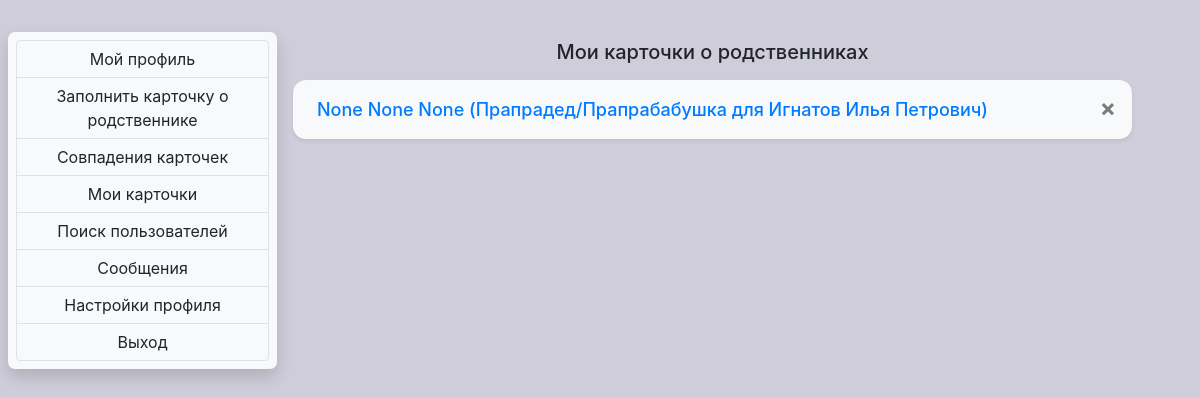
The page /mycards (signed in) on the database as committed earlier.
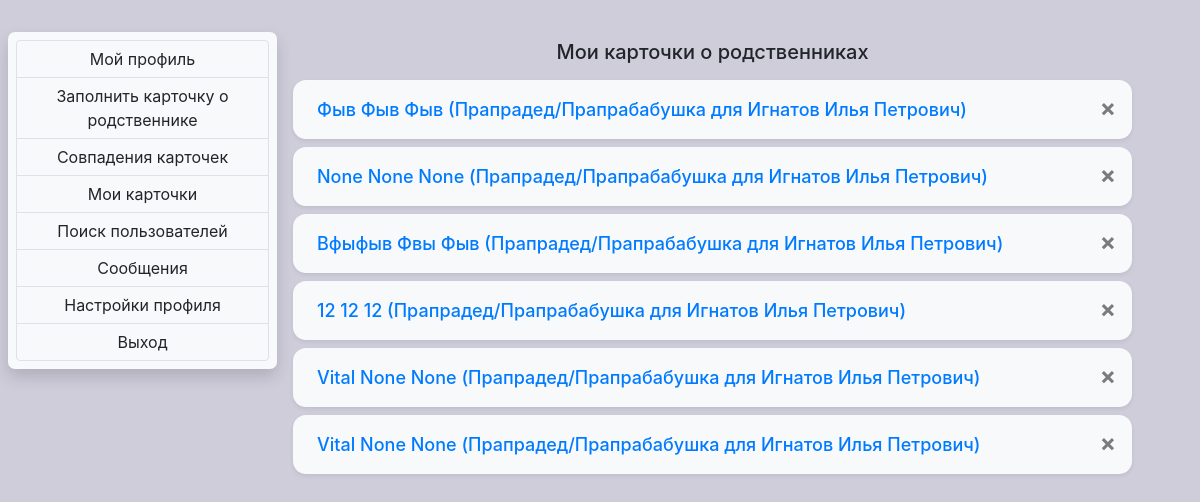
The same page on the database as committed later.
### relationfinder/models.py (models this page shows, shortened)
class Card(models.Model):
    class Meta:
        verbose_name_plural = "Cards"
        verbose_name = "Card"
    user = models.ForeignKey(
        User, on_delete=models.CASCADE, related_name="card_set", blank=True, null=True)
    card_name = models.CharField(
        max_length=30, blank=False, null=False, default="default name")
    sex = models.CharField(max_length=30, blank=False,
                           null=False, default="default")
    relation_level = models.CharField(
        max_length=30, blank=False, null=False, default="default")
    first_name = models.CharField(max_length=30, blank=True, null=True)
    surname = models.CharField(max_length=30, blank=True, null=True)
    fathername = models.CharField(max_length=30, blank=True, null=True)
    birth_year = models.PositiveIntegerField(blank=True, null=True)
    death_year = models.PositiveIntegerField(blank=True, null=True)
    place1_x = models.FloatField(blank=True, null=True)
    place1_y = models.FloatField(blank=True, null=True)
    place1_radius = models.FloatField(blank=True, null=True)
    place1_start_year = models.PositiveIntegerField(blank=True, null=True)
    place1_end_year = models.PositiveIntegerField(blank=True, null=True)
    place2_x = models.FloatField(blank=True, null=True)
    place2_y = models.FloatField(blank=True, null=True)
    place2_radius = models.FloatField(blank=True, null=True)
    place2_start_year = models.PositiveIntegerField(blank=True, null=True)
    place2_end_year = models.PositiveIntegerField(blank=True, null=True)
    place3_x = models.FloatField(blank=True, null=True)
    place3_y = models.FloatField(blank=True, null=True)
    place3_radius = models.FloatField(blank=True, null=True)
    place3_start_year = models.PositiveIntegerField(blank=True, null=True)
    place3_end_year = models.PositiveIntegerField(blank=True, null=True)
    information = models.TextField(null=True, blank=True)
    def __str__(self):
        return '{} {} {} ({} для {}) '.format(self.surname, self.first_name, self.fathername, self.relation_level, str(self.user))

class UserExtension(models.Model):
    user = models.OneToOneField(
        User, null=True, blank=True, on_delete=models.CASCADE, related_name='userExtension')
    first_name = models.CharField(max_length=30, blank=True, null=True)
    surname = models.CharField(max_length=30, blank=True, null=True)
    fathername = models.CharField(max_length=30, blank=True, null=True)
    birth_date = models.DateField(
        auto_now=False, auto_now_add=False, blank=True, null=True)
    information = models.TextField(blank=True, null=True)
    photo = models.ImageField(blank=True, null=True,
                              default="def_profile_photo.png")

### relationfinder/views.py (the view)
# urls.py: path('mycards', views.mycards, name='mycards'),
@login_required(login_url='login_or_register')
def mycards(request):
    return render(request, "relfinder/profile_mycards.html")

### relationfinder/models.py (called while the page is built)
def override_username(self):
    name = '{} {} {}'.format(self.userExtension.surname,
                             self.userExtension.first_name, self.userExtension.fathername)
    return name

### relationfinder/templates/relfinder/profile_mycards.html (shortened to what this page needs)
{% extends 'relfinder/profile_navigation.html' %}
{% block content1 %}
{% if request.user.card_set.all %}
<h5 class="text-center m-3">Мои карточки о родственниках</h5>
{% for card in request.user.card_set.all %}
<div class="container shadow-sm bg-light   mb-2 mt-0 mr-0 ml-0 py-3 pr-3 pl-4" style="border-radius: 13px;">
    <div>
        <form class="m-0 p-0" action="{% url 'delete_card' card.id %}" method="POST">
            <button type="submit" class="close m-0 p-0">&times;</button>
        </form>
    </div>
    <div>
        <a class="m-0 p-0" href="{% url 'viewcard' card.id %}" style="font-size: 13.5pt; font-weight:500;">{{card}}</a>
    </div>
</div>
{% endfor %}
{% endif %}
{% endblock content1 %}

Rows that differ between the two databases and show on the page:
added Card: surname+first_name+fathername "Фыв Фыв Фыв (Прапрадед/Прапрабабушка для Игнатов Илья Петрович)"
added Card: surname+first_name+fathername "Вфыфыв Фвы Фыв (Прапрадед/Прапрабабушка для Игнатов Илья Петрович)"
added Card: surname+first_name+fathername "12 12 12 (Прапрадед/Прапрабабушка для Игнатов Илья Петрович)"
added Card: surname+first_name+fathername "Vital None None (Прапрадед/Прапрабабушка для Игнатов Илья Петрович)"
added Card: surname+first_name+fathername "Vital None None (Прапрадед/Прапрабабушка для Игнатов Илья Петрович)"
